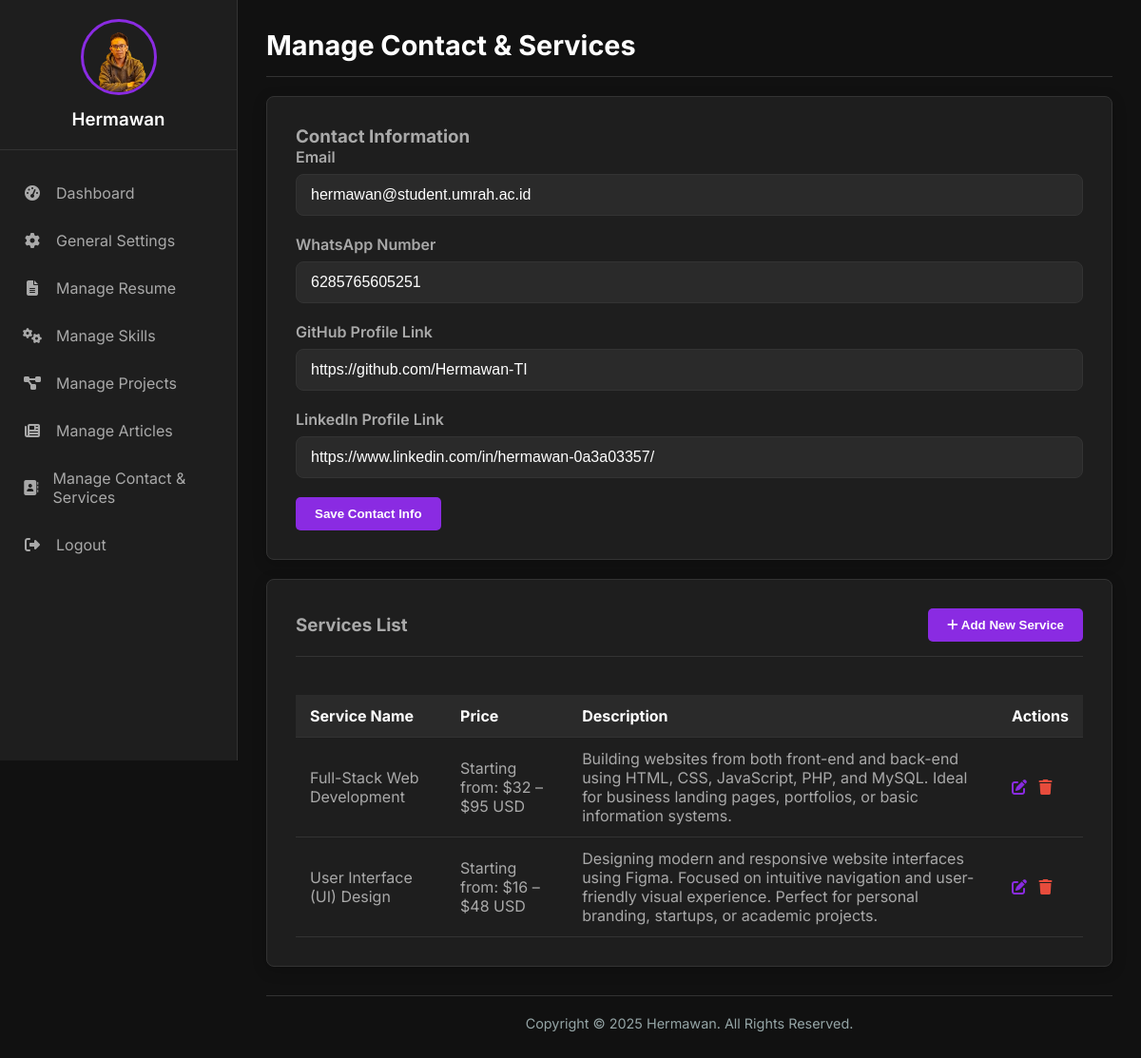
The app's page /admin/manage_contact.php (signed in) with its own data.
### tables this page shows
CREATE TABLE `services` (
  `id` int(11) NOT NULL,
  `service_name` varchar(255) NOT NULL,
  `service_price` varchar(255) DEFAULT NULL,
  `service_description` text DEFAULT NULL
);

### admin/manage_contact.php (the view, shortened to what this page needs)
<?php
require_once 'includes/header_admin.php';
?>
<main>
    <div class="content-area-header"><h2>Manage Contact & Services</h2></div>
    <div class="content-area">
        <h3>Contact Information</h3>
        <form action="manage_contact.php" method="post">
            <div class="form-group"><label>Email</label><input type="email" name="contact_email" class="form-control" value="<?php echo htmlspecialchars($settings['contact_email'] ?? ''); ?>"></div>
            <div class="form-group"><label>WhatsApp Number</label><input type="text" name="contact_whatsapp" class="form-control" value="<?php echo htmlspecialchars($settings['contact_whatsapp'] ?? ''); ?>"></div>
            <div class="form-group"><label>GitHub Profile Link</label><input type="text" name="contact_github" class="form-control" value="<?php echo htmlspecialchars($settings['contact_github'] ?? ''); ?>"></div>
            <div class="form-group"><label>LinkedIn Profile Link</label><input type="text" name="contact_linkedin" class="form-control" value="<?php echo htmlspecialchars($settings['contact_linkedin'] ?? ''); ?>"></div>
            <button type="submit" name="save_contact_settings" class="btn btn-primary">Save Contact Info</button>
        </form>
    </div>
    <div class="content-area" style="margin-top:20px;">
        <div class="content-area-header"><h3>Services List</h3><button id="add-new-service-btn" class="btn btn-primary"><i class="fas fa-plus"></i> Add New Service</button></div>
        <div class="table-wrapper">
            <table class="content-table">
                <thead><tr><th>Service Name</th><th>Price</th><th>Description</th><th>Actions</th></tr></thead>
                <tbody>
                <?php $result = mysqli_query($conn, "SELECT * FROM services ORDER BY id DESC"); while ($row = mysqli_fetch_assoc($result)) { ?>
                <tr>
                    <td><?php echo htmlspecialchars($row['service_name']); ?></td>
                    <td><?php echo htmlspecialchars($row['service_price']); ?></td>
                    <td><?php echo htmlspecialchars($row['service_description']); ?></td>
                    <td class="action-buttons">
                        <a href="manage_contact.php?edit_service=<?php echo $row['id']; ?>" class="edit-btn"><i class="fas fa-edit"></i></a>
                        <a href="manage_contact.php?delete_service=<?php echo $row['id']; ?>" class="delete-btn" onclick="return confirm('Are you sure?');"><i class="fas fa-trash"></i></a>
                    </td>
                </tr>
                <?php } ?>
                </tbody>
            </table>
        </div>
    </div>
</main>
<?php
require_once 'includes/footer_admin.php';
?>

### css/admin_style.css (style rules this page uses)
:root { --bg-dark: #111111; --bg-surface: #1e1e1e; --primary-purple: #8A2BE2; --primary-hover: #7b24cc; --text-heading: #FFFFFF; --text-body: #A9A9A9; --border-color: #333333; --card-bg: var(--bg-surface); --shadow: 0 4px 15px rgba(0, 0, 0, 0.2); --red-delete: #e74c3c; }
* { margin: 0; padding: 0; box-sizing: border-box; }
body { font-family: 'Inter', sans-serif; background-color: var(--bg-dark); color: var(--text-body); }
main.content-area, .content-area { background: var(--card-bg); padding: 30px; border-radius: 8px; box-shadow: var(--shadow); border: 1px solid var(--border-color); }
.content-area-header { display: flex; justify-content: space-between; align-items: center; margin-bottom: 20px; padding-bottom: 15px; border-bottom: 1px solid var(--border-color); }
.content-area-header h2 { font-size: 1.8rem; color: var(--text-heading); }
.btn { padding: 10px 20px; border-radius: 5px; text-decoration: none; border: none; cursor: pointer; font-weight: 600; transition: background-color 0.3s; }
.btn-primary { background-color: var(--primary-purple); color: white; }
.content-table { width: 100%; border-collapse: collapse; margin-top: 20px; }
.content-table th, .content-table td { padding: 12px 15px; border-bottom: 1px solid var(--border-color); text-align: left; vertical-align: middle; }
.content-table thead { background-color: #2a2a2a; }
.content-table th { font-weight: 700; color: var(--text-heading); }
.action-buttons a { margin-right: 8px; text-decoration: none; }
.action-buttons .edit-btn { color: var(--primary-purple); }
.action-buttons .delete-btn { color: var(--red-delete); }
.form-group { margin-bottom: 20px; }
.form-group label { display: block; margin-bottom: 8px; font-weight: 600; }
.form-control { width: 100%; padding: 12px 15px; background-color: #2a2a2a; border: 1px solid var(--border-color); border-radius: 8px; color: var(--text-heading); font-size: 1rem; transition: border-color 0.3s, box-shadow 0.3s; }
.table-wrapper { overflow-x: auto; width: 100%; }

### records on screen
services: service_name "Full-Stack Web Development", service_price "Starting from: $32 – $95 USD", service_description "Building websites from both front-end and back-end using HTML, CSS, JavaScript, PHP, and MySQL. Ideal for business landing pages, portfolios, or basic information systems."
services: service_name "User Interface (UI) Design", service_price "Starting from: $16 – $48 USD", service_description "Designing modern and responsive website interfaces using Figma. Focused on intuitive navigation and user-friendly visual experience. Perfect for personal branding, startups, or academic projects."

### other values on screen
$settings['full_name'] "Hermawan"
